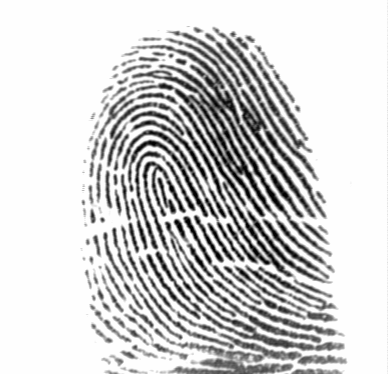
%> input picture HWbig1/FTIR.bmp, 388 x 374 px
$ octave finger.m   (GNU Octave 9; MATLAB toolbox functions it lacks are replaced by stand-ins)
%> lines starting %> are read from the running program, lines starting %| are printed output that depends on the picture
close all;

% 读取图片
img1 = im2double(imread('../FTIR.bmp'));
%> img1: size 374x388 double; min 0.00392, max 0.996, mean 0.819
img2 = im2double(imread('../phone.bmp'));
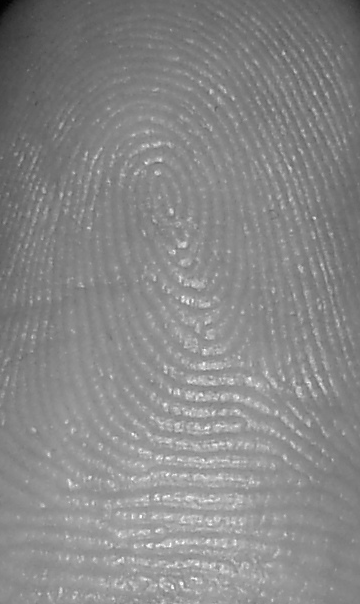
%> input picture HWbig1/phone.bmp, 360 x 604 px
%> img2: size 604x360 double; min 0.00392, max 0.996, mean 0.532
img3 = im2double(imread('../latent.bmp'));
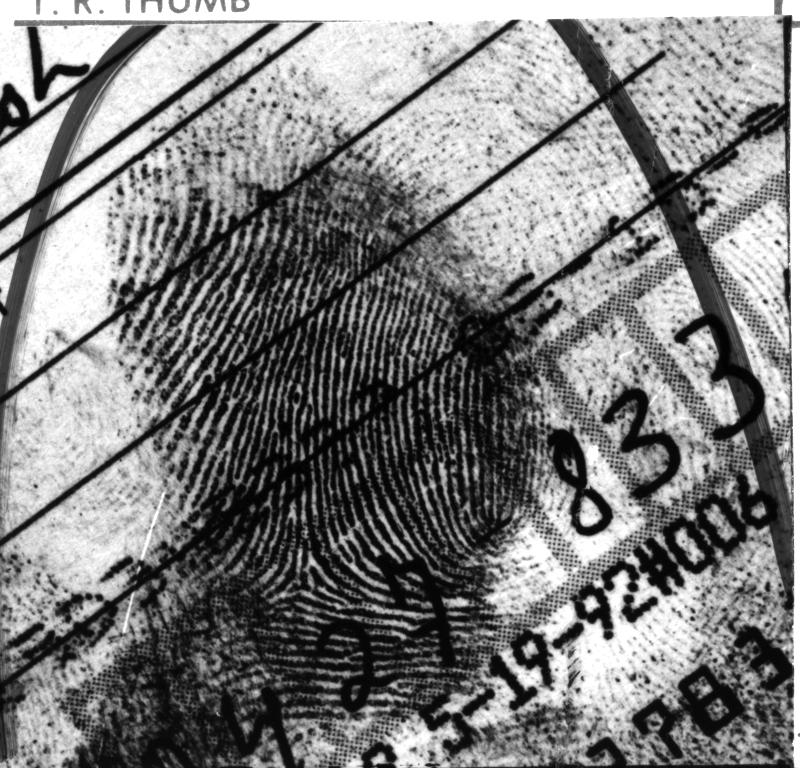
%> input picture HWbig1/latent.bmp, 800 x 768 px
%> img3: size 768x800 double; min 0.00392, max 1, mean 0.499

% 对三张图片进行处理并显示结果

[loimg1, lfimg1, lmimg1, mask1, filtered1] = finger_print(img1);
% [45 lines not run here, left out]
function [local_orient, local_freq, local_mag, mask, filtered] = finger_print(img)
% 指纹处理函数
% 输入指纹图像，输出分别为方向图、频率图、
% 赋值图、用于分离指纹的蒙版、处理后的指纹增强图

    [width, height] = size(img); % 获取大小
%> width = 374; height = 388

    % 计算方向图等各特征数据矩阵的大小，大小为原图的1/8
    % 由于对每个8*8大小的区域做傅里叶变换时，变换所取区域大小为32*32，
    % 故特征数据矩阵比总大小除8要小3（ (32 - 8) / 8 = 3）
    M = floor(width/8) - 3;
%> M = 43
    N = floor(height/8) - 3;
%> N = 45

    angs = zeros(M, N);
    local_freq = zeros(M, N);
    local_mag = zeros(M, N);
    local_orient = zeros(M*8, N*8);
    filtered = zeros(M*8, N*8);

    for i = 1 : M
        for j = 1 : N
            dft = fftshift(fft2(img(8*i-7:8*i+24, 8*j-7:8*j+24), 32, 32)); % 对每个32*32区域做离散傅里叶变换
            dft = abs(dft);

            [maxi, maxj] = maxpoint(dft); % 找出傅里叶变换结果中，幅值最大的点，代表此区域的主要特征
            local_freq (i, j) = sqrt((maxi - 17)^2 + (maxj - 17)^2); % 计算此点距中心的距离，代表了区域的主要频率
            local_mag (i, j) = dft(maxi, maxj); % 计算此点的幅值，代表了区域的主要频率的幅值

            ang = atan((maxj-17)/(maxi-17)); % 计算此点对应的角度
            angs(i, j) = complex(cos(2 * ang), sin(2 * ang)); % 角度转换为复数，方便低通滤波
        end
    end
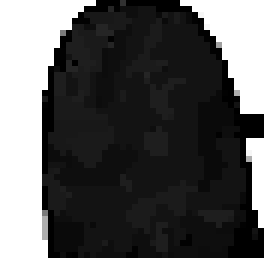
%> local_freq: size 43x45 double (shown 6 times larger); min 2, max 22.63, mean 9.1; drawn with min black and max white
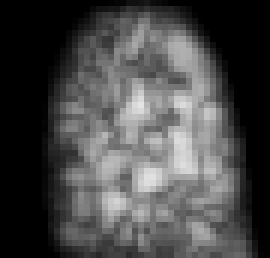
%> local_mag: size 43x45 double (shown 6 times larger); min 0, max 228.1, mean 72.6
    angs = lpf(angs); % 对角度进行低通滤波
	local_freq = lpf(local_freq);
	local_mag = lpf(local_mag);

    mask = zeros(size(local_freq));
    % 用于分离前背景的蒙版，根据频率图的频率和幅值进行区分
    mask(local_mag > mean2(local_mag) * 0.85 - 0.2 * std2(local_mag) - 4 ...
        & local_freq < 8 & local_freq > 25 - 8.7 * mean2(local_freq)) = 1;

    % 对蒙版进行开、闭操作
    se=strel('disk', 3);
    mask=imopen(mask, se);
    se=strel('disk', 15);
    mask=imclose(mask, se);

    img = histeq(img); % 对图像进行直方图均衡，便于gabor滤波
    for i = 1 : M
        for j = 1 : N
            % 仅对蒙版中包含的区域做处理
            if mask(i, j)
                % 绘制方向图
                line = zeros(8, 8);
                line(4:5, :) = 1;
                ang = 0.5 * angle(angs(i, j)) * 180 / pi;
                line = imrotate(line, ang, 'bicubic', 'crop');
                local_orient (8*i-7:8*i, 8*j-7:8*j) = line;

                % 对角度处理，确保在0 - 360 范围内
                ang = ang - 90;
                if ang < 0
                    ang = ang + 360;
                end
                % gabor滤波
                [mag, phase] = imgaborfilt(img(8*i-7:8*i+24, 8*j-7:8*j+24), ...
                    max(2 * local_freq(i, j), 7), ang);
                filtered(8*i-7:8*i, 8*j-7:8*j) = mag(13:20, 13:20) .* cos(phase(13:20, 13:20));
            end
        end
    end
    % 对滤波结果进行低通滤波
    filtered = lpf(filtered);

end

function [maxi, maxj] = maxpoint(F)
% 寻找dft结果中幅值最大的点
    F(16:18, 16:18) = 0; % 去除图片中直流及低频量
    [maxi, maxj] = find(F == max(F(:)));
    maxi = maxi(1);
    maxj = maxj(1);
end

function result = lpf(img)
% 低通滤波
    h = fspecial('gaussian', 5, 1);
%> (the run ends here)
